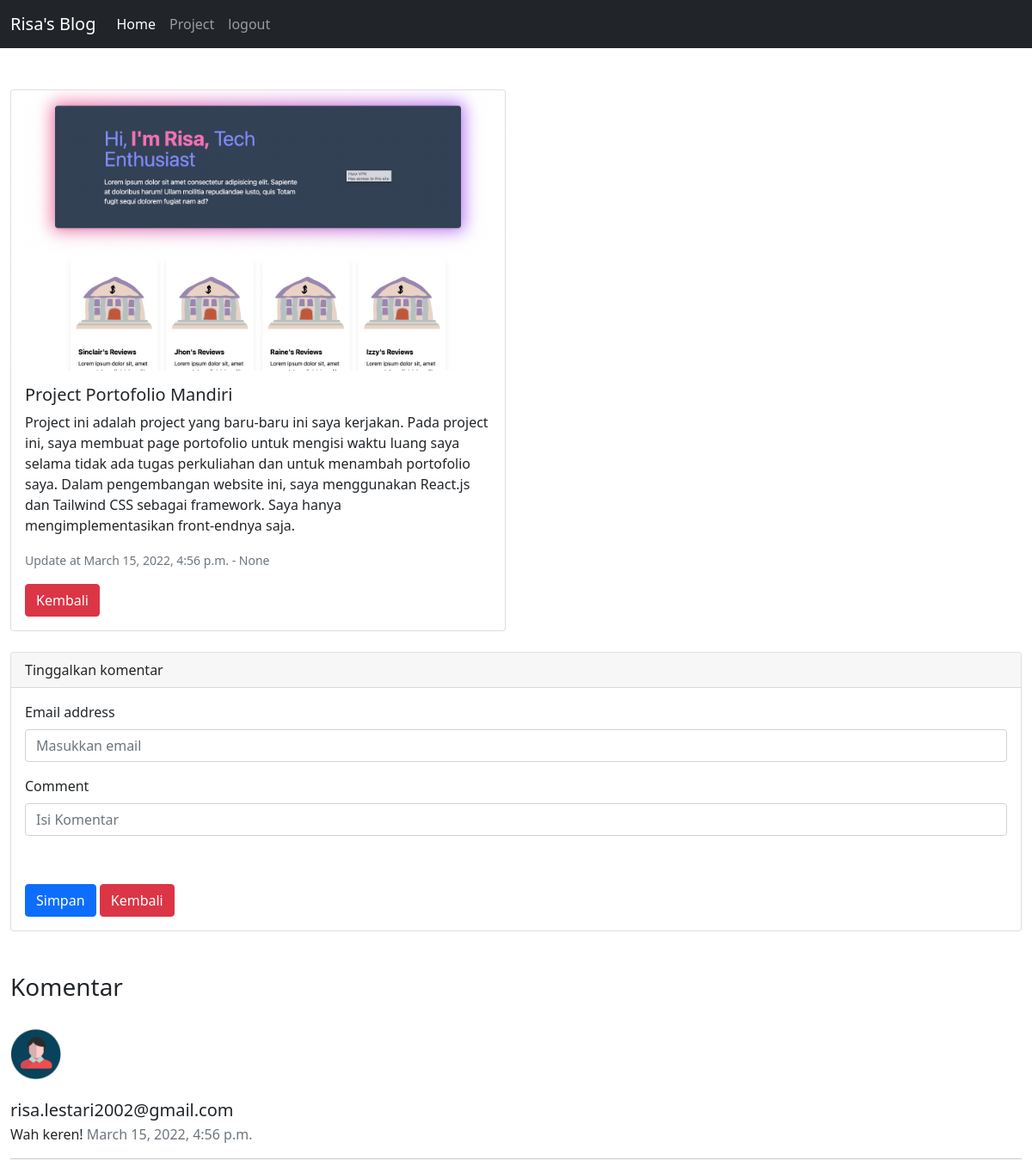
/blog/project-portofolio-mandiri, run on the app's committed database.
### blog/models.py (models this page shows, shortened)
class artikel(models.Model):
    judul = models.CharField(max_length=50)
    isi = models.TextField(max_length=1000, null=True, blank=True)
    tanggal = models.DateTimeField(auto_now_add=True, null=True, blank=True)
    kategori = models.ForeignKey(kategori, on_delete = models.SET_NULL, blank=True, null = True)
    slug = models.SlugField(editable= False, blank= True, null = True)
    gambar = models.ImageField(upload_to = 'media/', blank=True, null= True)

class komen(models.Model):
    artikel = models.ForeignKey(artikel, on_delete=models.SET_NULL, blank= True, null =True)
    tanggal = models.DateTimeField(auto_now_add=True, blank=True, null=True)
    isi = models.TextField(max_length=500, blank= True, null=True)
    email = models.EmailField(max_length=500, blank = True, null=True)

### blog/views.py (the view, shortened to what this page needs)
# urls.py: path('<slug:blogslug>', views.show, name = 'show'),
def show(request, blogslug):
    data_artikel = models.artikel.objects.get(slug= blogslug)
    data_komen = models.komen.objects.filter(artikel = models.artikel.objects.get(slug = blogslug)).order_by('-id')
    context = {
        'formnya' : forms.komen_form(),
        'halaman' : 'detail artikel',
        'data' : data_artikel,
        'komens' : data_komen
    }
    return render(request, 'blog/show.html', context)

### blog/forms.py
class komen_form(forms.Form):
    email = forms.EmailField(
        max_length = 50,
        widget = forms.TextInput(
            attrs={
                'class' : 'form-control',
                'placeholder' : 'Masukkan email'
            }
        )
    )
    isi = forms.CharField(
        max_length = 50,
        widget = forms.TextInput(
            attrs={
                'class' : 'form-control',
                'placeholder' : 'Isi Komentar'
            }
        )
    )

### blog/templates/blog/show.html (shortened to what this page needs)
<!DOCTYPE html>
<html lang="en">
<head>
    <link href="https://cdn.jsdelivr.net/npm/bootstrap@5.1.3/dist/css/bootstrap.min.css" rel="stylesheet" />
</head>
<body>
    {% extends 'layout/base_user.html' %} {% load static %} {% block content%}
    <div class="container-fluid">
        <br><br>
        <div class="jumbotron">
            <div class="row row-cols-1 row-cols-md-2 g-4">
                <div class="col">
                    <div class="card">
                        <img src="{{data.gambar.url}}" class="card-img-top" alt="gambar">
                        <div class="card-body">
                            <h5 class="card-title">{{data.judul}}</h5>
                            <p>{{data.isi}}</p>
                            <p class="card-text"><small class="text-muted">Update at {{data.tanggal}} - {{data.kategori}}</small></p>
                            <button class="btn btn-danger" onclick="history.go(-1)">Kembali</button>
                        </div>
                    </div>
                </div>
            </div>
            <br>
            <div class="card">
                <div class="card-header">
                    Tinggalkan komentar
                </div>
                <div class="card-body">
                    <form method="POST" action="{% url 'blog:show' data.slug %}">
                        <div class="mb-3">
                            <label for="exampleInputEmail1" class="form-label">Email address</label> {{formnya.email}}
                        </div>
                        <div class="mb-3">
                            <label for="exampleInputPassword1" class="form-label">Comment</label> {{ formnya.isi }}
                        </div>
                        <div class="mb-3 form-check">
                        </div>
                        <button type="submit" class="btn btn-primary">Simpan</button>
                        <button type="button" class="btn btn-danger">Kembali</button>
                    </form>
                </div>
            </div>
            <br><br>
            <h3>Komentar</h3>
            <br>
            <ul class="list-unstyled ">
                {% for komen in komens %}
                <li class="media">
                    <img class="mr-3" src=" {% static 'img/user.png' %}" width="5%" alt="Generic placeholder image">
                    <br><br>
                    <div class="media-body">
                        <h5 class="mt-0 mb-1">{{komen.email}}</h5>
                        {{komen.isi}}
                        <span class="text-muted">{{komen.tanggal}}</span>
                    </div>
                </li>
                <hr> {% endfor %}
            </ul>
            {% endblock content %}

### data on the page
artikel: gambar (picture), judul "Project Portofolio Mandiri", isi "Project ini adalah project yang baru-baru ini saya kerjakan. Pada project ini, saya membuat page portofolio untuk mengisi waktu luang saya selama tidak ada tugas perkuliahan dan untuk menambah portofolio saya. Dalam pengembangan website ini, saya menggunakan React.js dan Tailwind CSS sebagai framework. Saya hanya mengimplementasikan front-endnya saja.", tanggal "March 15, 2022, 4:56 p.m.", kategori "None"
komen: email "risa.lestari2002@gmail.com", isi "Wah keren!", tanggal "March 15, 2022, 4:56 p.m."
